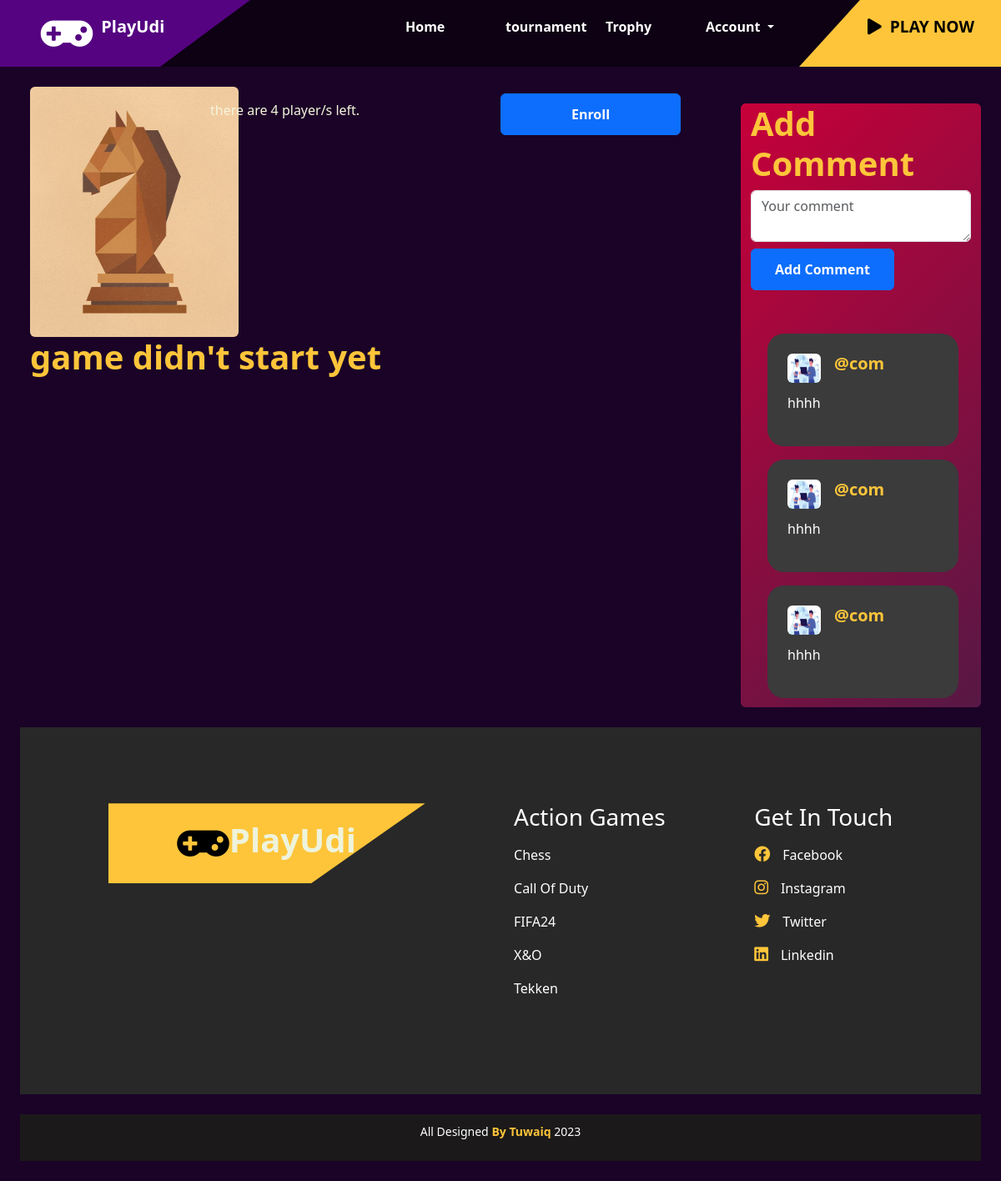
The page /tournaments/tournament_details/3/ (signed in) on the database its author committed.
### tournament/models.py (models this page shows, shortened)
class Tournament(models.Model):
    user_choices = ((4, "4"), (8, "8"),(16,'16'),(32,'32'))
    user_choices_games = ((1, "Chess"), (2, "Takken"),(3,'x&o'),(4,'Call Of Duty'),(5,'FIFA24'))
    user_choices_trophy = ((100, "Bronze"), (200, "Sliver"),(300,'Gold'))
    name = models.CharField(max_length=100)
    description = models.CharField(max_length=2048, default="")
    number_of_players = models.IntegerField(choices=user_choices, default=1)
    game = models.IntegerField(choices=user_choices_games, default=1)
    trophy_for_tournament = models.IntegerField(choices=user_choices_trophy, default=100)
    owner = models.ForeignKey(Profile, on_delete=models.CASCADE, related_name='owned_tournaments')
    winner = models.ForeignKey(Profile, on_delete=models.CASCADE, related_name='won_tournament', null=True, blank=True, default=None)

class Profile(models.Model):
    user_choices = (("1", "user"), ("2", "company"))
    user_ranks = (("nor", "Normal"),("pro", "Professional"), ('master', "Master"))
    user = models.OneToOneField(User, on_delete=models.CASCADE)
    bio=models.TextField(default="Player")
    birth_date = models.DateField(default="2000-10-10")
    avatar = models.ImageField(upload_to="images/", default="images/default.png")
    states = models.CharField(max_length=160,choices=user_choices, default="1")
    points = models.IntegerField(default=0)
    user_rank = models.CharField(max_length=160,choices=user_ranks, default="nor")

### comment/models.py (models this page shows)
class Comment(models.Model):
    tournament = models.ForeignKey(Tournament, on_delete=models.CASCADE)
    profile = models.ForeignKey(Profile, on_delete=models.CASCADE)
    content = models.TextField()

### tournament/views.py (the view)
# urls.py: path('tournament_details/<tournament_id>/', views.show_tournament_details, name='show_tournament_details'),
def show_tournament_details(request:HttpRequest, tournament_id):
    tournament = Tournament.objects.get(id=tournament_id)
    tournament_player = TournamentPlayers.objects.filter(tournament=tournament)
    matches = Match.objects.filter(tournament=tournament)
    comments = Comment.objects.filter(tournament=tournament)
    profile_user = Profile.objects.filter(user=request.user).first()
    trophy = Trophy.objects.filter(tournament=tournament).first()
    if request.method == "POST" and request.user.is_authenticated:
        new_comment = Comment(tournament=tournament, profile=profile_user, content=request.POST["content"])
        new_comment.save()
    match_len = matches.count()
    player_exist = TournamentPlayers.objects.filter(tournament=tournament,player=profile_user).exists()
    return render(request, 'tournament/tournament_details.html', {'tournament': tournament, 'matches': matches, "match_len":match_len, "comments":comments,"tournament_player":tournament_player, "profile_user":profile_user, "player_exist":player_exist, "trophy":trophy})

### tournament/templates/tournament/tournament_details.html (shortened to what this page needs)
{% extends 'main/base.html' %}
{% block content %}
<div class="row m-4">
    <div class="col-9 ">
        <div class="row">
            <div class="col-3">
            {% if tournament.game == 1 %}<img src="/static/images/games/chess.png" style="width: 250px; height: 300px; background-position: center; background-size: cover;border-radius: 0.375rem;">{% elif tournament.game == 2 %}<img src="/static/images/games/takken.png" style="width: 250px; height: 300px; background-position: center; background-size: cover;border-radius: 0.375rem;">{% elif tournament.game == 3 %}<img src="/static/images/games/xo.png" style="width: 250px; height: 300px; background-position: center; background-size: cover;border-radius: 0.375rem;">{% elif tournament.game == 4 %}<img src="/static/images/games/cod.png" style="width: 250px; height: 300px; background-position: center; background-size: cover;border-radius: 0.375rem;">{% elif tournament.game == 5 %}<img src="/static/images/games/fifa.png" style="width: 250px; height: 300px; background-position: center; background-size: cover;border-radius: 0.375rem;">{%endif%}
            </div>
            <div class="col-5">
                <p style="color: beige;">there are {{tournament.number_of_players}} player/s left.</p>
            </div>
            <div class="col-3">
                <div class="row d-flex flex-column">
                    {% if trophy %}
                        <a href="{% url 'tournament:enroll_view' tournament.id %}" class="btn  btn-success disabled mt-2">{{trophy.winner.user.username}} is the winner </a>
                    {% else %}
                        {% if profile_user.states == '1' %}
                            {% if player_exist %}
                                <a href="{% url 'tournament:enroll_view' tournament.id %}" class="btn  btn-primary disabled mt-2">You are already enrolled</a>
                            {% else %}
                                {% if tournament.number_of_players != 0 %}
                                <a href="{% url 'tournament:enroll_view' tournament.id %}" class="btn btn-primary mt-2">Enroll</a>
                                {% else %}
                                <a href="{% url 'tournament:enroll_view' tournament.id %}" class="btn btn-primary disabled-2">Full</a>
                                {% endif %}
                            {% endif %}
                        {% else %}
                                <a href="{% url 'accounts:login_user_view' %}" class="btn btn-primary mt-2">Login as player to enroll</a>
                        {% endif %}
                    {% endif %}
                </div>
            </div>
        </div>
        <div class="row">
        {% if matches %}
            <ul style="color: #FEC53A;display: flex;flex-direction: column-reverse;">
                {% for match in matches %}
                <li>
                    <p style="color: #FEC53A;font-weight: bold;">Round {{ match.in_round }}</p>
                    <div class="container grid">
                        <div class="round">
                            <div class="round">
                                <div class="m-2 rounded" style=" width: 86%; display: flex;justify-content: center;align-items: end; height: 155px; background-size: cover;background-repeat: no-repeat; background-image: url({{match.player1.avatar.url}});"><div class="m-3" style="background-color: black; opacity: 75%;border-radius: 0.375rem;">{{ match.player1.user.username }}</div></div>
                                <div class="link"></div>
                                <div class="m-2 rounded" style=" width: 86%; display: flex;justify-content: center;align-items: end; height: 155px; background-size: cover;background-repeat: no-repeat; background-image: url({{match.player2.avatar.url}});"><div class="m-3" style="background-color: black; opacity: 75%;border-radius: 0.375rem;">{{ match.player2.user.username }}</div></div>
                            </div>
                        </div>
                {% if not match.winner %}
                    {% if match.tournament.owner.user == request.user %}
                    <form method="post" action="{% url 'tournament:select_winner' match.id %}">
                        {% csrf_token %}
                        <label style="margin-left: 85px;" for="winner">Select Winner:</label>
                        <select style="margin-left: 91px;" name="winner">
                            <option value="{{ match.player1.user.id }}">{{ match.player1.user.username }}</option>
                            <option value="{{ match.player2.user.id }}">{{ match.player2.user.username }}</option>
                        </select>
                        <button style="margin-left: 80px;"  type="submit">Submit Winner</button>
                    </form>
                    {%endif%}
                {% else %}
                <div style="margin-left:50px">
                    <div class="rounded"style=" width: 150%; display: flex;justify-content: center;align-items: end; height: 155px; background-size: cover;background-repeat: no-repeat; background-image: url({{match.winner.avatar.url}});"><div class="bg-success " style="width: 100%; position: relative; top: -155px; display: flex;justify-content: center;align-items: center;border-radius: 0.375rem;"> THE WINNER IS {{ match.winner.user.username }}</div></div>
                </div>
                {% endif %}
            </li>
            {% endfor %}
            {% if tournament.winner %}
                <h2  class="row justify-content-around">completed</h2>
            {% endif %}
        </ol>
        <hr>
        {% else %}
        <h1 style="color: #FEC53A;">game didn't start yet</h1>
{% endif %}
</div>
    </div>
    <div class="hei col-3 rounded">
        <div class="headerss">
        <div class="foosterss">
            <h1 style="color: #FEC53A; display: flex;justify-content: center;">Add Comment</h1>
            <form action="{% url 'tournament:show_tournament_details' tournament.id %}" method="post" >
                <textarea  class="form-control mt-2" name="content"  placeholder="Your comment"></textarea>
                <input class="btn btn-primary mt-2" type="submit" value="Add Comment" />
            </form>
        </div>
        <nav class="sidebarss">
            <div  class="scrollbox">
                <div class="scrollbox-inner">
                    <p>
                        <div  class="row d-flex" style="flex-direction: column-reverse;">
                            {% for comment in comments %}
                    <div>
                            <div style="border-radius: 20px; background-color:rgb(59, 59, 59);" class="d-flex flex-column gap-1 p-4 mt-3">
                                <div class="d-flex gap-3">
                                    <img src="{{comment.profile.avatar.url}}" width="40px" height="35px" style="border-radius: 50%;" class="rounded">
                                    <h5 style="color: #FEC53A;" >@{{comment.profile.user.username}}</h5>
                                </div>
                                <p class="mt-2">{{comment.content}}</p>
                            </div>
                        </div>
                            {% endfor%}
                    </div>
                    </p>
                </div>
            </div>
        </nav>
    </div>
</div>
{% endblock %}

### main/static/styles/stylee.css (style rules this page uses)
* { margin: 0; padding: 0; box-sizing: border-box; }
.hei { background: linear-gradient(-45deg,#571845 , #c70039); margin-top: 20px; width: 25%; height: max-content; }
.sidebarss { display: flex; overflow: auto; flex-direction: column; padding: 20px 5px 0 20px; max-height: 500px; }
.scrollbox { overflow: auto; padding-right: 10px; visibility: visible; }
.scrollbox-inner p { font-size: 16px; color: #fff; }
:root { --color-body: #b6cbce; --color-heading: #eef3db; --color-base: #550381; --color-base2: hsl(300, 14%, 1%); --color-brand: #fec53a; --color-brand2: #fec53a; --sidbar-width: 240px; --font-base: "Bai Jamjuree"; }
h1,h2,h3,h4,h5,h6 { color: var(--color-heading); font-weight: 700; }
a { text-decoration: none; color: var(--color-body); transition: all 0.4s ease; }
.btn { padding: 12px 28px; font-weight: 700; }

### rows shown on the page
Tournament: number_of_players "4"
Comment: profile.avatar (placeholder picture), profile.user.username "com", content "hhhh"
Comment: profile.avatar (placeholder picture), profile.user.username "com", content "hhhh"
Comment: profile.avatar (placeholder picture), profile.user.username "com", content "hhhh"
